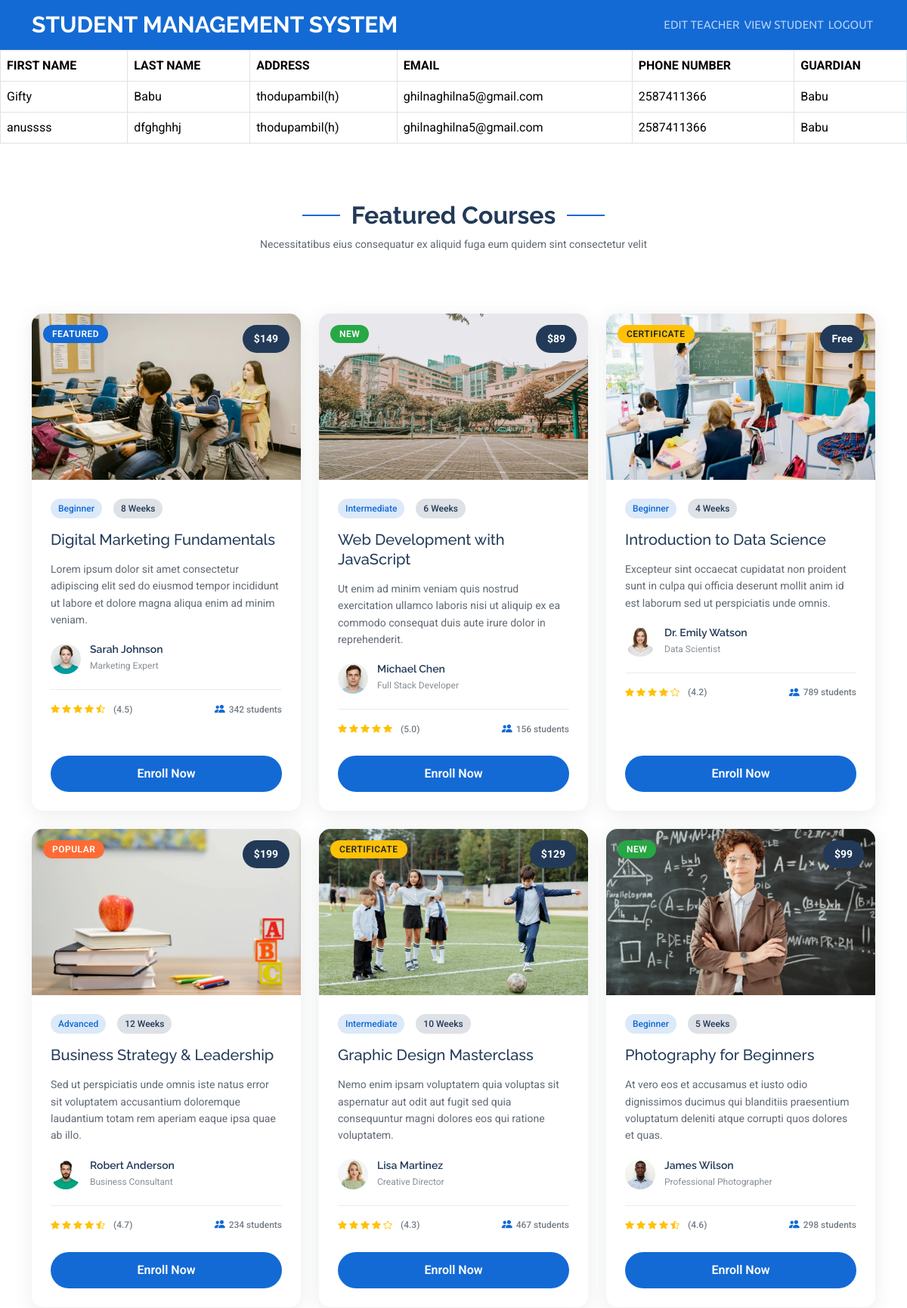
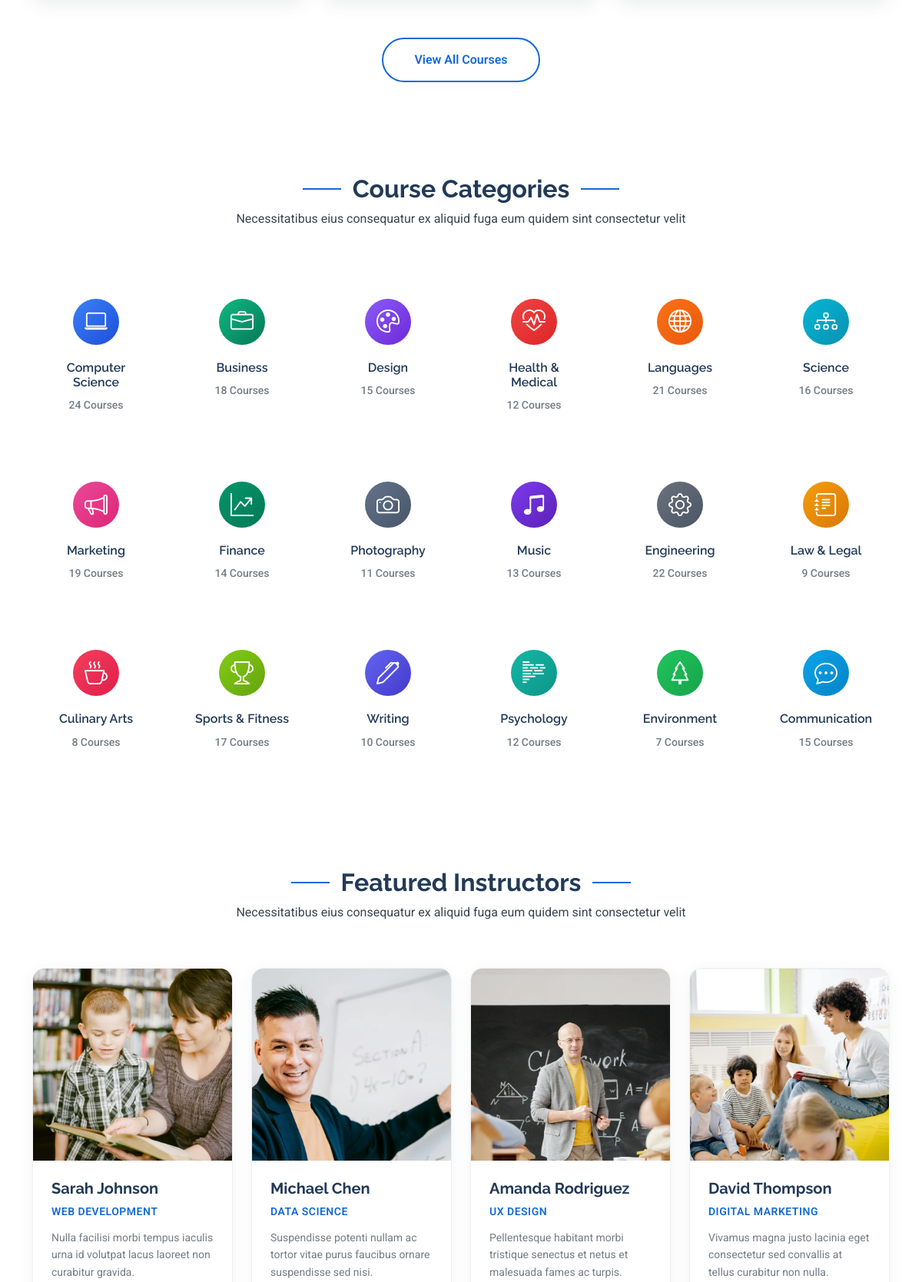
The app's page /view_student_teacher (upper part) with its own data (2 pictures, top to bottom).
### sampleapp/models.py (models this page shows)
class Student(models.Model):
    student_id=models.ForeignKey(User,on_delete=models.CASCADE)
    guardian=models.CharField(max_length=30)

class User(AbstractUser):
    usertype=models.CharField(max_length=50)
    address=models.CharField(max_length=255,null=True)
    phone_number=models.IntegerField(null=True)

### sampleapp/views.py (the view)
# urls.py: path("view_student_teacher",views.view_student_teacher,name="view_student_teacher"),
def view_student_teacher(request):
    x=Student.objects.all()
    return render(request,"view_student_teacher.html",{"view":x})

### sampleapp/templates/view_student_teacher.html (shortened to what this page needs)
{% extends "teacherhome.html" %}
{% load static %}
{% block content1 %}
   <table class="table table-bordered" >
        <tr>
            <th>FIRST NAME</th>
            <th>LAST NAME</th>
            <th>ADDRESS</th>
            <th>EMAIL</th>
            <th>PHONE NUMBER</th>
            <th>GUARDIAN</th>
        </tr>
        {% for i in  view %}
        <tr>
          <td>{{i.student_id.first_name}}</td>
          <td>{{i.student_id.last_name}}</td>
          <td>{{i.student_id.address}}</td>
          <td>{{i.student_id.email}}</td>
          <td>{{i.student_id.phone_number}}</td>
          <td>{{i.guardian}}</td>
        </tr>
         {% endfor %}
    </table>
    {% endblock content1 %}

### records on screen
Student: student_id.first_name "Gifty", student_id.last_name "Babu", student_id.address "thodupambil(h)", student_id.email "ghilnaghilna5@gmail.com", student_id.phone_number "2587411366", guardian "Babu"
Student: student_id.first_name "anussss", student_id.last_name "dfghghhj", student_id.address "thodupambil(h)", student_id.email "ghilnaghilna5@gmail.com", student_id.phone_number "2587411366", guardian "Babu"
